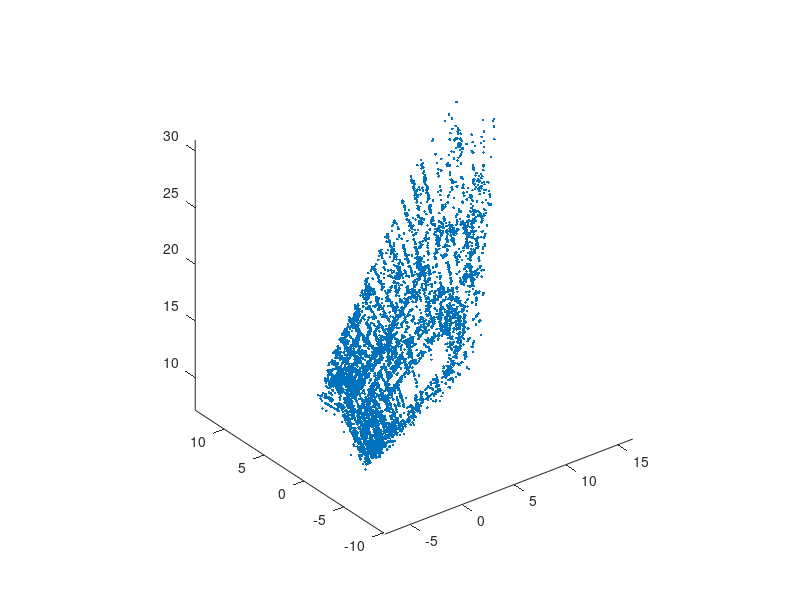

Source code (MATLAB): (Note: this script raises an error after producing the figure.)
clear
load compEx1data.mat
%%
figure
axis equal
plot3(X(1,:),X(2,:),X(3,:),'.')
axis equal
hold on
axis equal
plotcams(P)
axis equal
%%
%plot for camera 1
figure 
im = imread(imfiles{1});
imagesc(im);
hold on
visible = isfinite(x{1}(1,:));
axis equal
plot(x{3}(1,visible),x{1}(2,visible),'*','Markersize',2);
projpoints = P{1} * X
projpoints = pflat(projpoints);
axis equal
plot(projpoints(1,visible), projpoints(2,visible),'ro','Markersize',2)
%%
clear
load compEx1data.mat
%Transform matrix
T1 = [1 0 0 0; 0 4 0 0; 0 0 1 0; 1/10 1/10 0 1];
T2 = [1 0 0 0; 0 1 0 0; 0 0 1 0; 1/16 1/16 0 1];
%Inverse of Ts for the Ps
T1inv = inv(T1);
T2inv = (inv(T2));

%plot for T1
Xi1 = T1 * X;
Xi1 = pflat(Xi1);
axis equal
plot3(Xi1(1,:),Xi1(2,:),Xi1(3,:),'.','Markersize',2);
axis equal
P1=P;
P2=P;
for i=1:size(P,2)
    P1{i} = P{i} * T1inv;
end
hold on
axis equal
plotcams(P1)
axis equal

%plot for T2
figure
Xi2 = T2 * X;
Xi2 = pflat(Xi2);
axis equal
plot3(Xi2(1,:),Xi2(2,:),Xi2(3,:),'.','Markersize',2);
axis equal
for i=1:size(P,2)
    P2{i} = P{i} * T2inv;
end
hold on
axis equal
plotcams(P2)
axis equal


%plot for one camera

figure
im = imread(imfiles{3});
imagesc(im);
hold on
visible = isfinite(x{3}(1,:));
axis equal
plot(x{3}(1,visible),x{3}(2,visible),'*','Markersize',2);
projpoints = P2{3} * Xi2;
projpoints = pflat(projpoints);
plot(projpoints(1,visible), projpoints(2,visible),'ro','Markersize',2)

[r1 q1] = rq(P1{5})
[r2 q2] = rq(P2{5})

K1 = r1;
K2 = r2;

K1=K1./K1(3,3)
K2=K2./K2(3,3)
